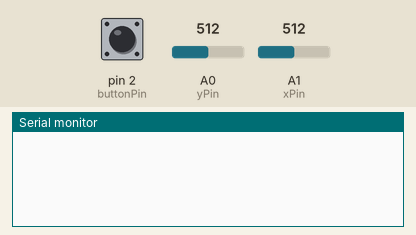
Simulated run of this sketch. Board: Arduino Uno, built with avr-gcc and run on an emulated ATmega328P. Shown: the last lines printed to the serial monitor. Inputs (shaded band) come from the test bench; at power-on: A0 (yPin) = 512, pin 2 (buttonPin) HIGH, A1 (xPin) = 512.

Above: at 1.2 s.
1.3 s: A0 (yPin) set to 0
At 2.1 s:
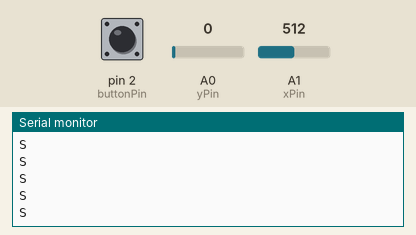
3.2 s: pin 2 (buttonPin) pulled LOW for 0.15 s
4.8 s: A0 (yPin) set to 1023
At 5.3 s:
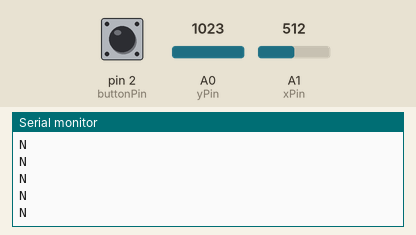

Measured:
- after the input at 1.3 s, the serial monitor: prints a new line at once (image 1)
- after the input at 4.8 s, the serial monitor: prints a new line at once (image 2)

The sketch:

thumbStick_test.ino
```cpp
int homeX = 514;
int homeY = 503;

int xPin = A1;
int yPin = A0;
int buttonPin = 2;

int xPosition = 0;
int xPos = 0;
int yPosition = 0;
int yPos = 0;
int buttonState = 0;
int btnSt = 0;

void setup() {
  // initialize serial communications at 9600 bps:
  Serial.begin(9600);

  pinMode(xPin, INPUT);
  pinMode(yPin, INPUT);

  //activate pull-up resistor on the push-button pin
  pinMode(buttonPin, INPUT_PULLUP);

  // For versions prior to Arduino 1.0.1
  // pinMode(buttonPin, INPUT);
  // digitalWrite(buttonPin, HIGH);

}

void loop() {
  //rawRead();
  fourPosStick();
}

void rawRead() {
  xPosition = getX();
  yPosition = getY();
  buttonState = getB();

  Serial.print("X: ");
  Serial.print(xPosition);
  Serial.print(" | Y: ");
  Serial.print(yPosition);
  Serial.print(" | Button: ");
  Serial.println(buttonState);

  delay(10); // add some delay between reads
}

void fourPosStick() {
  if (getX() >= (homeX - 100) && getX() <= (homeX + 100)) {
    switch (getY()) {
      case 1023:
        Serial.println("N");
        break;
      case 0:
        Serial.println("S");
        break;
    }
  }
  if (getY() >= (homeY - 100) && getY() <= (homeY + 100)) {
    switch (getX()) {
      case 1023:
        Serial.println("E");
        break;
      case 0:
        Serial.println("W");
        break;
    }
  }
  if (getX() >= (homeX - 100) && getX() <= (homeX + 100) && getY() >= (homeY - 100) && getY() <= (homeY + 100)) {
    //Serial.println("C");
  }
  if (getB()) {
    Serial.println("B");
  }
  delay(10); // add some delay between reads
}

int getX() {
  xPos = analogRead(xPin);
  return xPos;
}

int getY() {
  yPos = analogRead(yPin);
  return yPos;
}

int getB() {
  btnSt = !digitalRead(buttonPin);
  return btnSt;
}
```
